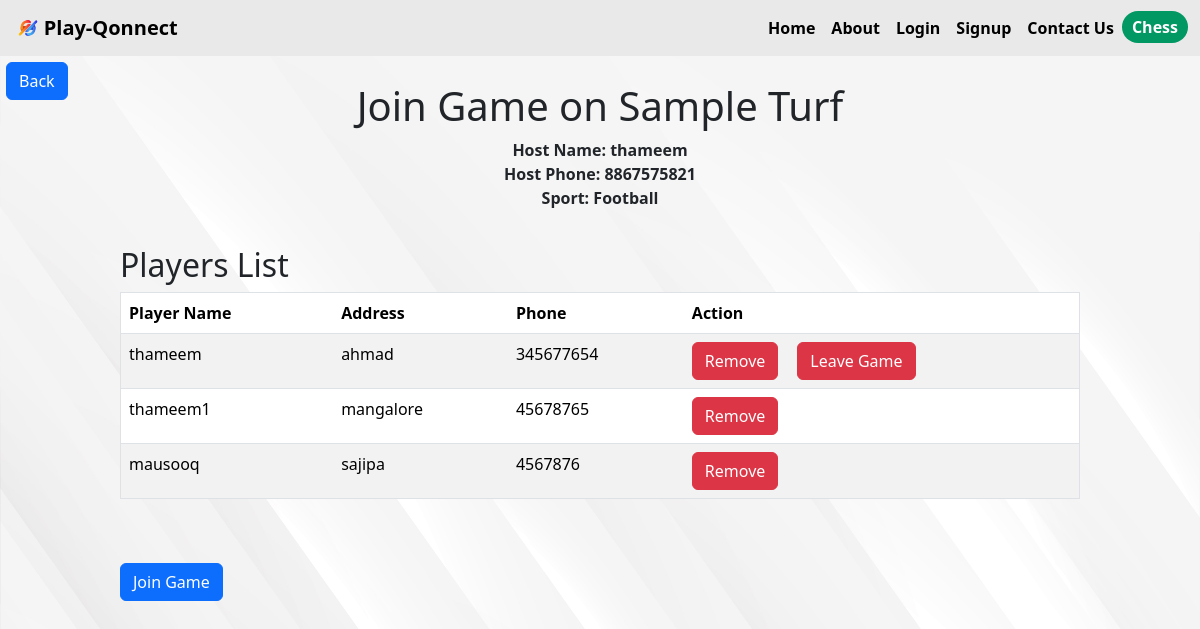
The page /turf/1/join_game/1 (signed in) on the database as committed earlier.
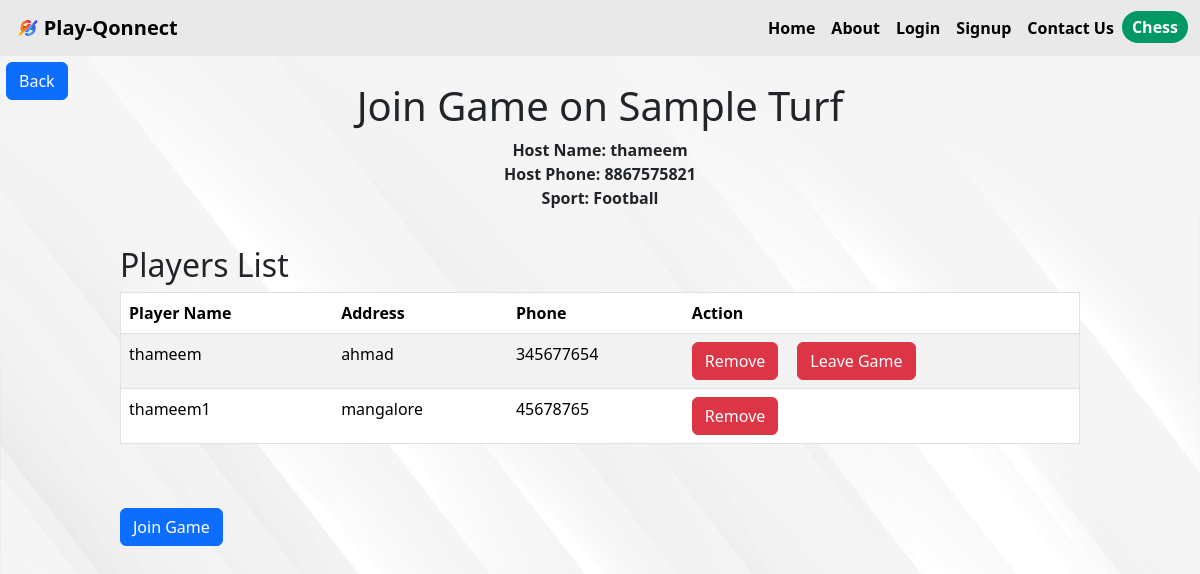
The same page on the database as committed later.
### app.py (models this page shows)
class Player(db.Model):
    id = db.Column(db.Integer, primary_key=True)
    game_id = db.Column(db.Integer, db.ForeignKey('game.id'), nullable=False)
    player_name = db.Column(db.String(255), nullable=False)
    player_address = db.Column(db.String(255), nullable=False)
    player_phone = db.Column(db.String(15), nullable=True)

### app.py (the view, shortened to what this page needs)
@app.route('/turf/<int:turf_id>/join_game/<int:game_id>', methods=['GET', 'POST'])
@login_required
def join_game(turf_id, game_id):
    turf = Turf.query.get_or_404(turf_id)
    game = Game.query.get_or_404(game_id)
    return render_template('join_game.html', turf=turf, game=game)

### app.py (called while the page is built)
@login_manager.user_loader
def load_user(user_id):
    return User.query.get(int(user_id))

### templates/join_game.html (shortened to what this page needs)
{% extends 'layout.html' %} {% block title %} Join Game {% endblock title %} {%
block body %}
<a
  class="btn btn-primary"
  style="margin: 0.5%"
  href="{{ url_for('turf_detail',turf_id=turf.id) }}"
>
  Back
</a>
<div class="turfhead" style="margin: -2%">
  <h1>Join Game on {{ turf.turf_name }}</h1>
  <p style="font-weight: bold">
    Host Name: {{game.host_name}}
    <br />
    Host Phone: {{ game.host_phone }}
    <br />
    Sport: {{game.sports}}
  </p>
</div>
<div class="turftab">
  <h2>Players List</h2>
  <table border="1" class="table table-striped">
    <thead>
      <tr>
        <th>Player Name</th>
        <th>Address</th>
        <th>Phone</th>
        <th>Action</th>
      </tr>
    </thead>
    <tbody>
      {% for player in game.players %}
      <tr>
        <td>{{ player.player_name }}</td>
        <td>{{ player.player_address }}</td>
        <td>{{ player.player_phone }}</td>
        <td>
          <div style="display: flex; gap: 5%">
            {% if current_user.username == game.host_name %}
            <form
              method="POST"
              action="{{ url_for('remove_player', player_id=player.id) }}"
              style="display: inline"
            >
              <button type="submit" class="btn btn-danger">Remove</button>
            </form>
            {% endif %} {% if player.player_name == current_user.username %}
            <form
              method="POST"
              action="{{ url_for('leave_game', turf_id=turf.id, game_id=game.id) }}"
            >
              <button class="btn btn-danger" type="submit">Leave Game</button>
            </form>
            {% endif %}
          </div>
        </td>
      </tr>
      {% endfor %}
    </tbody>
  </table>
  <br />
  <br />
  <button
    class="btn btn-primary"
    id="toggleJoinGameFormBtn"
    onclick="toggleJoinGameForm()"
  >
    Join Game
  </button>
  <br />
  <br />
</div>
{% endblock body %}

Rows that differ between the two databases and show on the page:
removed Player: player_name "mausooq", player_address "sajipa", player_phone "4567876"
